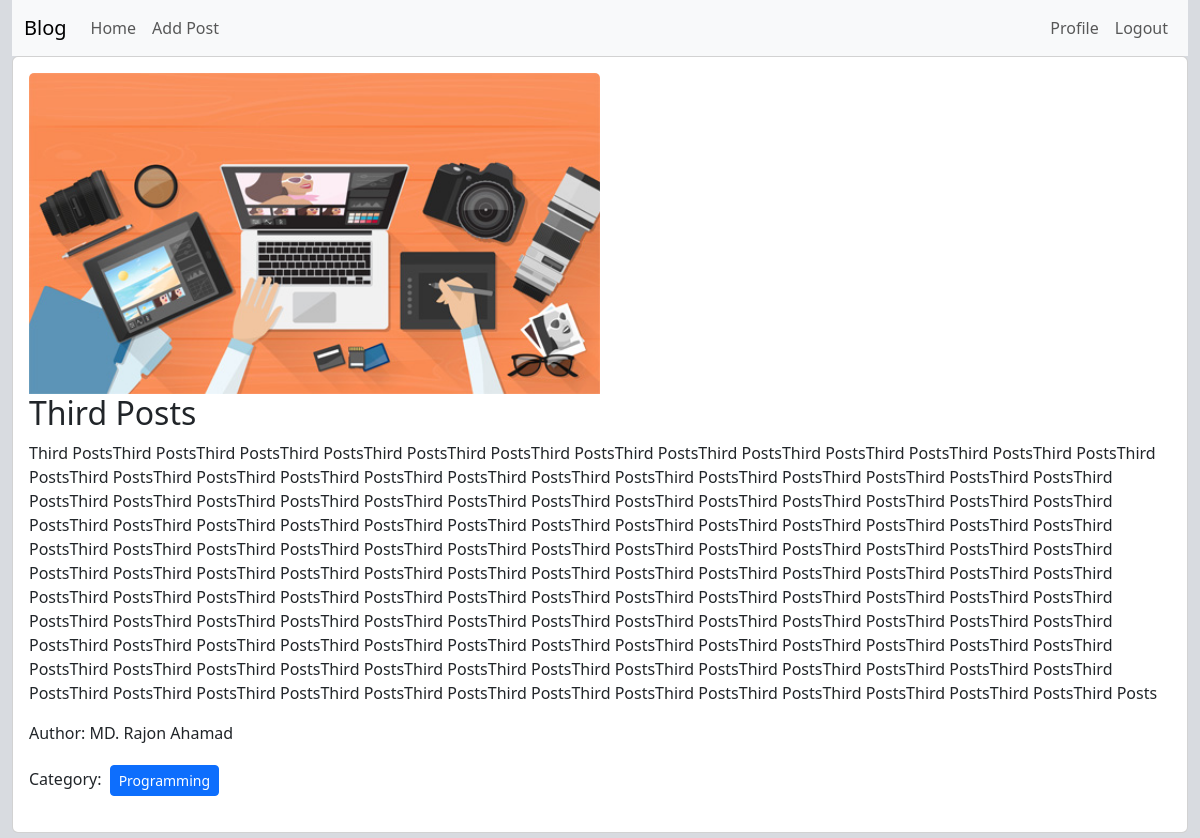
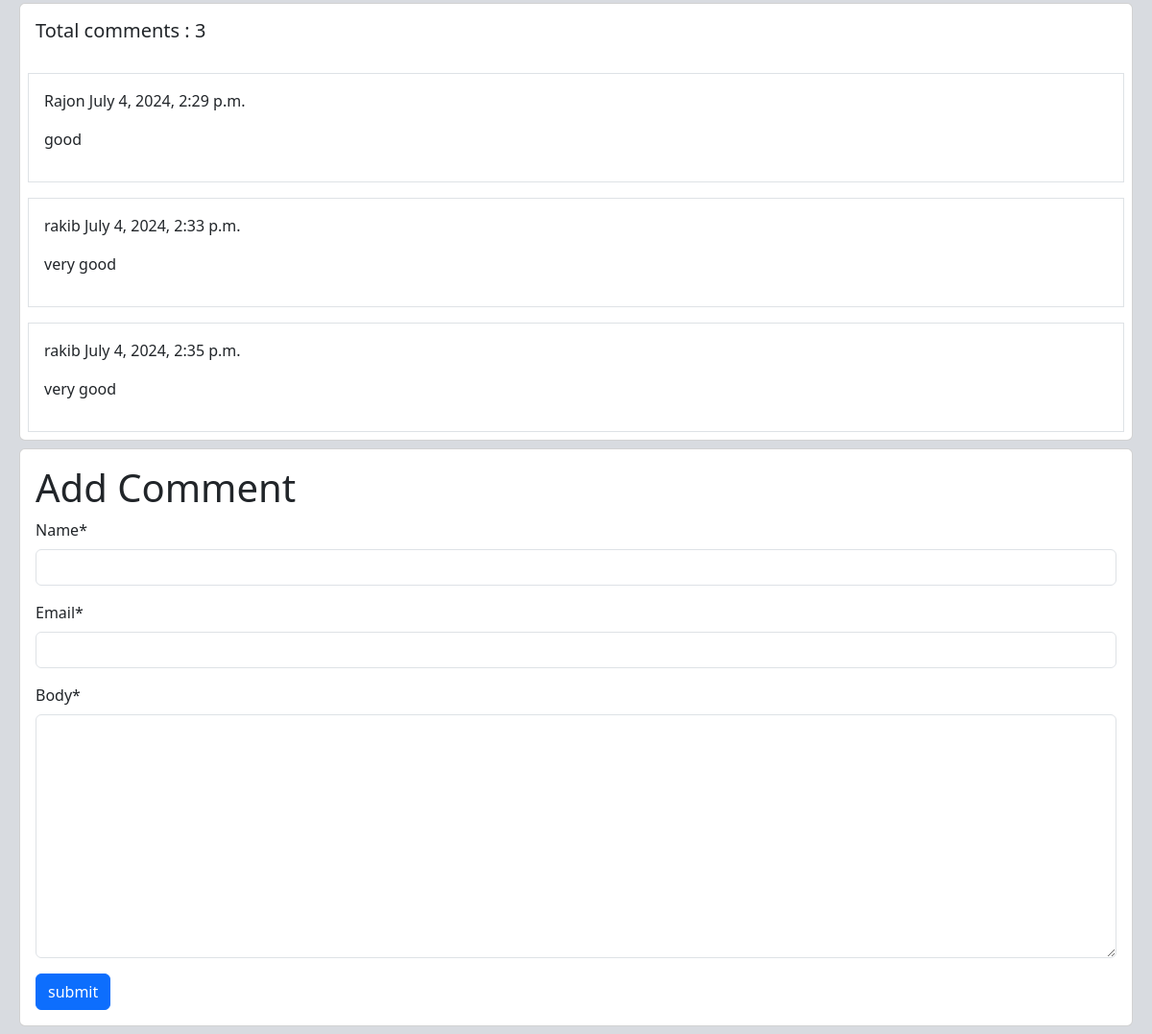
Screenshot of /post/detail/3 (signed in) with the database file from the repository (2 pictures, top to bottom).
### posts/models.py (models this page shows, shortened)
class Post(models.Model):
    title= models.CharField(max_length=50)
    content = models.TextField()
    category = models.ManyToManyField(Category) #ekta post multiple category te thakte pare abar ekta categoryte multiple post thakte pare
    author = models.ForeignKey(User, on_delete=models.CASCADE)
    image = models.ImageField(upload_to='uploads/', blank= True, null=True)

class Comment(models.Model):
    post = models.ForeignKey(Post, on_delete=models.CASCADE , related_name='comments')
    name = models.CharField(max_length=40)
    email = models.EmailField()
    body = models.TextField()
    created_on = models.DateTimeField(auto_now_add=True)

### categories/models.py (models this page shows, shortened)
class Category(models.Model):
    name= models.CharField(max_length=100)
    slug = models.SlugField(max_length=100, unique=True, null = True, blank=True)

### posts/views.py (the view, shortened to what this page needs)
# urls.py: path('detail/<int:id>', views.PostDetailView.as_view(), name='detail_post'),
class PostDetailView(DetailView):
    model = models.Post
    pk_url_kwarg = 'id'
    template_name = 'post_details.html'
    def get_context_data(self,**kwargs):
        context = super().get_context_data(**kwargs)
        post = self.object
        comments = post.comments.all()
        comment_form = forms.CommentForm()
        context['comments'] = comments
        context['comment_form'] = comment_form
        return context

### posts/forms.py
class CommentForm(forms.ModelForm):
    class Meta:
        model = Comment
        exclude = ['author']
        fields = ['name', 'email', 'body']

### posts/templates/post_details.html (shortened to what this page needs)
{% extends 'base.html' %}
{% load crispy_forms_tags %}
{% block content %}
<div class="col-12">
<div class="card">
    <div class="card-body">
      <img src="{{post.image.url}}" class="card-img-top" alt="..." style= "width:50%">
      <h2 class="card-title">{{post.title}}</h2>
      <p class="card-text">
          {{post.content}}
      </p>
      <p>Author: {{post.author.first_name}} {{post.author.last_name}}</p>
      <p>Category:
          {% for cat in post.category.all %}
          <button class='btn btn-primary btn-sm m-1'>
              {{cat.name}}
          </button>
          {% endfor %}
      </p>
    </div>
</div>
</div>
<div class="card m-2">
    <h5 class="p-3">Total comments : {{comments | length}}</h5>
    {% for comment in comments %}
    <div class="card-body border m-2">
     <p>{{comment.name}} {{comment.created_on}}</p>
     <p>{{comment.body}}</p>
    </div>
    {% endfor %}
  </div>
<div class="card m-2">
    <div class="card-body">
      <form method="post">
        <h1>Add Comment</h1>
          {{comment_form | crispy}}
        <button class='btn btn-primary'>submit</button>
      </form>
    </div>
  </div>
{% endblock %}

### rows the page displays
Post: image (picture), title "Third Posts", content "Third PostsThird PostsThird PostsThird PostsThird PostsThird PostsThird PostsThird PostsThird PostsThird PostsThird PostsThird PostsThird PostsThird PostsThird PostsThird PostsThird PostsThird PostsThird PostsThird PostsThird PostsThird PostsThird PostsThird PostsThird PostsThird PostsThird PostsThird PostsThird PostsThird PostsThird PostsThird PostsThird PostsThird PostsThird PostsThird PostsThird PostsThird PostsThird PostsThird PostsThird PostsThird PostsThird PostsThird PostsThird PostsThird PostsThird PostsThird PostsThird PostsThird PostsThird PostsThird PostsThird PostsThird PostsThird PostsThird PostsThird PostsThird PostsThird PostsThird PostsThird PostsThird PostsThird PostsThird…", author.first_name "MD. Rajon", author.last_name "Ahamad"
Category: name "Programming"
Comment: name "Rajon", created_on "July 4, 2024, 2:29 p.m.", body "good"
Comment: name "rakib", created_on "July 4, 2024, 2:33 p.m.", body "very good"
Comment: name "rakib", created_on "July 4, 2024, 2:35 p.m.", body "very good"

### other values shown
{{ comments | length }} "3"
